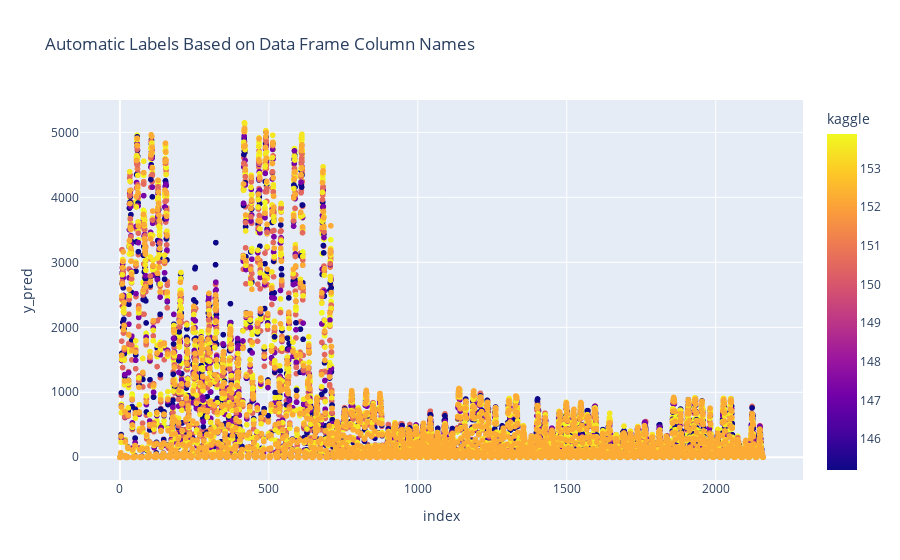

The code cell stored with this chart in its notebook:
### Code cell
fig = px.scatter(ret.reset_index(), x="index", y="y_pred", color="kaggle",
                title="Automatic Labels Based on Data Frame Column Names")
fig.show()

### Figure 1 — Plotly figure (JSON) as saved in the notebook; plotly's stock layout.template omitted (floating-point values rounded to 4 significant figures; data arrays with more than 128 entries replaced by an {"elided": "..."} marker saying what was removed)
{"data": [{"hovertemplate": "index=%{x}<br>y_pred=%{y}<br>kaggle=%{marker.color}<extra></extra>", "legendgroup": "", "marker": {"color": {"elided": "19440 float values"}, "coloraxis": "coloraxis", "symbol": "circle"}, "mode": "markers", "name": "", "showlegend": false, "type": "scattergl", "x": {"elided": "19440 int values"}, "xaxis": "x", "y": {"elided": "19440 float values"}, "yaxis": "y"}], "layout": {"coloraxis": {"colorbar": {"title": {"text": "kaggle"}}, "colorscale": [[0, "#0d0887"], [0.1111, "#46039f"], [0.2222, "#7201a8"], [0.3333, "#9c179e"], [0.4444, "#bd3786"], [0.5556, "#d8576b"], [0.6667, "#ed7953"], [0.7778, "#fb9f3a"], [0.8889, "#fdca26"], [1, "#f0f921"]]}, "legend": {"tracegroupgap": 0}, "title": {"text": "Automatic Labels Based on Data Frame Column Names"}, "xaxis": {"anchor": "y", "domain": [0, 1], "title": {"text": "index"}}, "yaxis": {"anchor": "x", "domain": [0, 1], "title": {"text": "y_pred"}}}}
